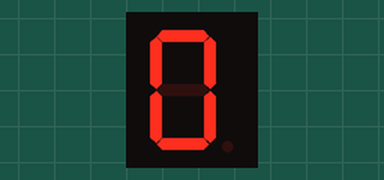
The sketch below on a simulated ESP32. On the bench: 1-digit seven-segment display. Wiring (inferred from the names in the program): 1-digit 7-segment display, segments lit when HIGH: segments GPIO 23, GPIO 22, GPIO 1, GPIO 3, GPIO 21, GPIO 19, GPIO 18. The segment pins are drawn as the display they are named for.

Above: at 0.1 s.
At 1.1 s:
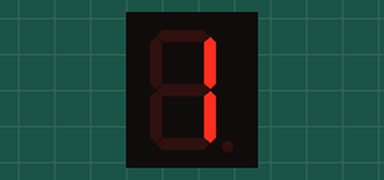
At 2.1 s:
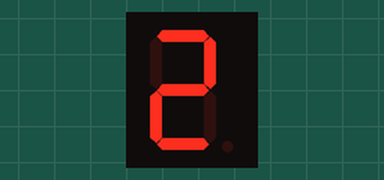
At 4.1 s:
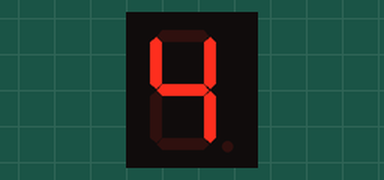
At 6.1 s:
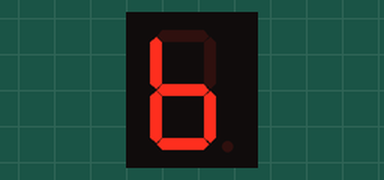
At 9.1 s:
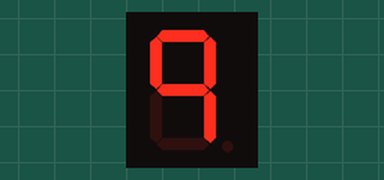

The sketch:

SevenSegment.ino
```cpp
/****************************************************************
 *                    7-SEGMENT LED COUNTER
 *                    =====================
 *
 * In this project a 7-segment LED is connecte dto the ESP32
 * Devkitc. The program counts up from 0 to 9 with one second
 * intervals. The connections between the GPIO pins and the
 * 7-segment LED segments are as follows:
 *
 * Segment    GPIO pin
 *   a          23
 *   b          22
 *   c          1
 *   d          3
 *   e          21
 *   f          19
 *   g          18
 *
 *
 * Program: SevenSegment
 * Date   : July, 2017
 **************************************************************/
int Num[]= {6, 23, 22, 1, 3, 21, 19,          //0
            2, 22, 1,                         //1
            5, 23, 22, 18, 21, 3,             //2
            5, 23, 22, 18, 1, 3,              //3
            4, 19, 18, 22,1,                  //4
            5, 23, 19, 18, 1, 3,              //5
            5, 19, 18, 1, 3, 21,              //6
            3, 23, 22, 1,                     //7
            7, 23, 22, 1, 3, 21, 19, 18,      //8
            5, 23, 22, 19, 18, 1};            //9
int Strt[] = {0, 7, 10, 16, 22, 27, 33, 39, 43, 51};
int LEDs[] = {23, 22, 1, 3, 21, 19, 18};
int Count = 0;

//
// Configure the LEDs as outputs, and also turn OFF all segments
//
void setup()
{
  for(int i = 0; i < 7; i++)
  {
    pinMode(LEDs[i], OUTPUT);
    ALL_OFF();
  }
}

//
// Turn OFF all segments
//
void ALL_OFF()
{
  for(int i = 0; i < 8; i++)
  {
    digitalWrite(LEDs[i], LOW);
  }
}
//
// This function display a given number N on the 7-segment display
//
void Display(int N)
{
  int i, k;
  k = Strt[N];                            // Starting index
  i = Num[k];                             // Length
  for(int m = k + 1; m < k + 1 + i; m++)
  {
    digitalWrite(Num[m], HIGH);
  }
}
//
// Increment variable Count by 1 and display on the 7-segment
// display every second
//
//
void loop()
{
   Display(Count);
   delay(1000);
   ALL_OFF();
   Count++;
   if(Count == 10)Count = 0;
}
```

Measured:
- by itself, everything shown: repeats every 10.0 s, in 20 steps
- what the display in image 1 shows lasts 1.0 s, from 1.0 s to 2.0 s
